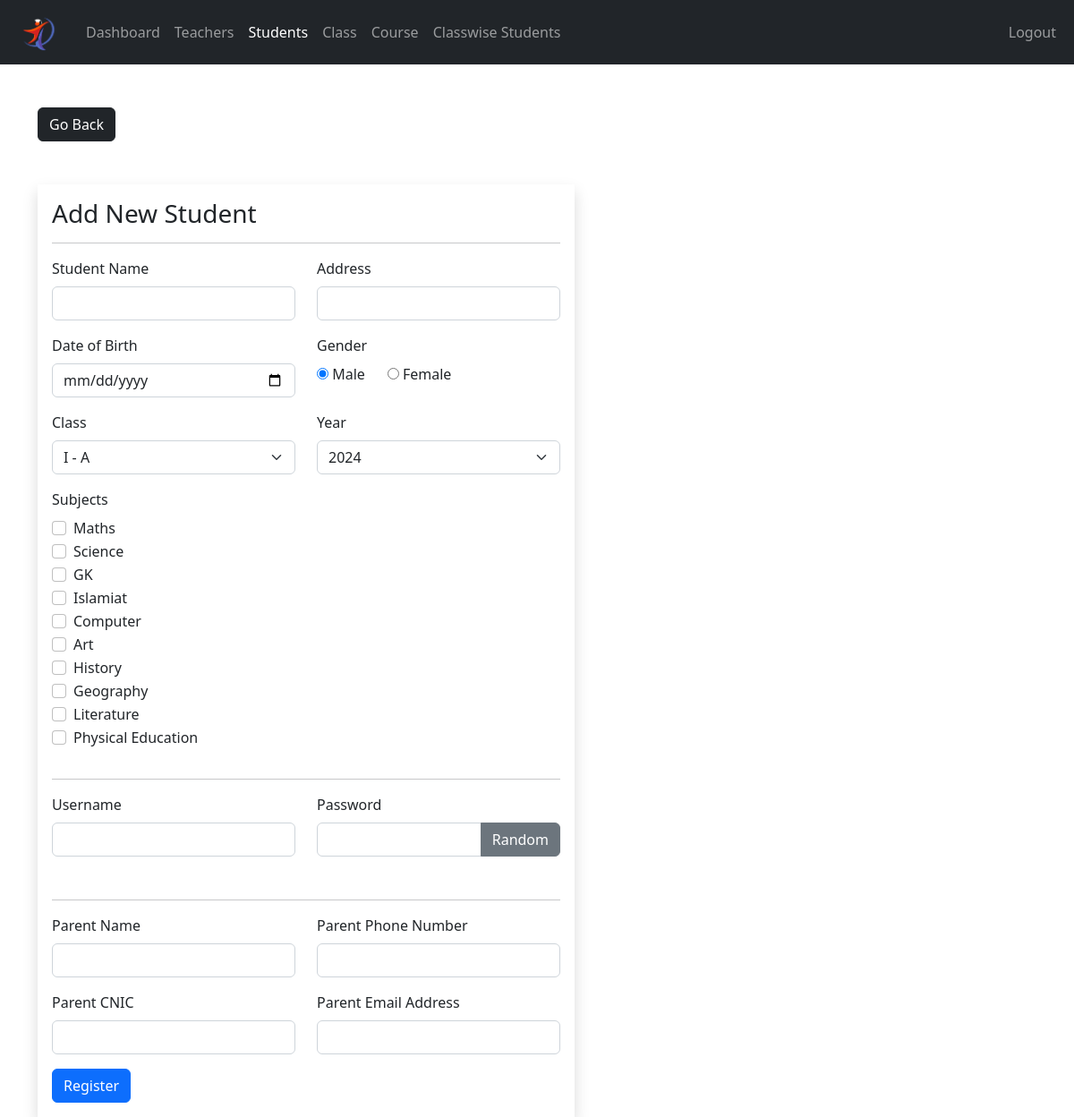
Page /admin/student-add.php (signed in) on the committed database.
### tables this page shows
CREATE TABLE `subject` (
  `idSubject` int(11) NOT NULL AUTO_INCREMENT,
  `name` varchar(45) NOT NULL,
  PRIMARY KEY (`idSubject`)
);

### admin/data/class.php (called while the page is built, shortened)
<?php
function getAllClasses($conn)
{
  $sql = "SELECT * FROM class";
  $stmt = $conn->prepare($sql);
  $stmt->execute();
  if ($stmt->rowCount() >= 1) {
    $classes = $stmt->fetchAll();
    return $classes;
  } else {
    return 0;
  }
}

### admin/data/subject.php (called while the page is built, shortened)
<?php
function getAllSubjects($conn)
{
  $sql = "SELECT * FROM subject";
  $stmt = $conn->prepare($sql);
  $stmt->execute();
  if ($stmt->rowCount() >= 1) {
    $subjects = $stmt->fetchAll();
    return $subjects;
  } else {
    return 0;
  }
}
?>

### admin/student-add.php (the view, shortened to what this page needs)
<?php
if (isset($_SESSION['UserID']) && isset($_SESSION['role'])) {
    if ($_SESSION['role'] == 'Admin') {
        include "../DB_connection.php";
        include "data/class.php";
        include "data/subject.php";
        $classes = getAllClasses($conn);
        $subjects = getAllSubjects($conn);
        ?>
        <!DOCTYPE html>
        <html lang="en">
        <head>
            <link rel="stylesheet" href="https://cdn.jsdelivr.net/npm/bootstrap@5.2.0/dist/css/bootstrap.min.css">
            <link rel="stylesheet" href="../css/style.css">
            <link rel="stylesheet" href="https://cdnjs.cloudflare.com/ajax/libs/font-awesome/4.7.0/css/font-awesome.min.css">
        </head>
        <body>
            <?php include "inc/navbar.php"; ?>
            <div class="container mt-5">
                <a href="student.php" class="btn btn-dark">Go Back</a>
                <form method="post" class="shadow p-3 mt-5 form-w" action="req/student-add.php">
                    <h3>Add New Student</h3>
                    <hr>
                    <div class="row">
                        <div class="col-md-6 mb-3">
                            <label class="form-label">Student Name</label>
                            <input type="text" class="form-control"  name="name">
                        </div>
                        <div class="col-md-6 mb-3">
                            <label class="form-label">Address</label>
                            <input type="text" class="form-control"  name="address">
                        </div>
                    </div>
                    <div class="row">
                        <div class="col-md-6 mb-3">
                            <label class="form-label">Date of Birth</label>
                            <input type="date" class="form-control" name="date_of_birth">
                        </div>
                        <div class="col-md-6 mb-3">
                            <label class="form-label">Gender</label><br>
                            <input type="radio" value="Male" checked name="gender"> Male
                            &nbsp;&nbsp;&nbsp;&nbsp;
                            <input type="radio" value="Female" name="gender"> Female
                        </div>
                        <div class="col-md-6 mb-3">
                            <label class="form-label">Class</label>
                            <select name="Class" class="form-select">
                                <?php foreach ($classes as $class): ?>
                                    <option value="<?= $class['idClass']?>">
                                        <?= $class['name'] ?> - <?= $class['Section'] ?>
                                    </option>
                                <?php endforeach; ?>
                            </select>
                        </div>
                        <div class="col-md-6 mb-3">
                            <label class="form-label">Year</label>
                            <select name="year" class="form-select">
                                <?php for ($year = 2024; $year <= 2030; $year++): ?>
                                    <option value="<?= $year ?>"><?= $year ?></option>
                                <?php endfor; ?>
                            </select>
                        </div>
                        <div class="row">
                            <div class="col-md-12 mb-3">
                                <label class="form-label">Subjects</label>
                                <div id="subjectList">
                                    <?php foreach ($subjects as $subject): ?>
                                        <div class="form-check">
                                            <input type="checkbox" class="form-check-input" name="subjects[]"
                                                value="<?= $subject['idSubject'] ?>">
                                            <label class="form-check-label"><?= $subject['name'] ?></label>
                                        </div>
                                    <?php endforeach; ?>
                                </div>
                            </div>
                        </div>
                    </div>
                    <hr>
                    <div class="row">
                        <div class="col-md-6 mb-3">
                            <label class="form-label">Username</label>
                            <input type="text" class="form-control" name="username">
                        </div>
                        <div class="col-md-6 mb-3">
                            <label class="form-label">Password</label>
                            <div class="input-group mb-3">
                                <input type="text" class="form-control" name="pass" id="passInput">
                                <button class="btn btn-secondary" id="gBtn">Random</button>
                            </div>
                        </div>
                    </div>
                    <hr>
                    <div class="row">
                        <div class="col-md-6 mb-3">
                            <label class="form-label">Parent Name</label>
                            <input type="text" class="form-control" name="parent_name">
                        </div>
                        <div class="col-md-6 mb-3">
                            <label class="form-label">Parent Phone Number</label>
                            <input type="text" class="form-control" name="parent_phone_number">
                        </div>
                    </div>
                    <div class="row">
                        <div class="col-md-6 mb-3">
                            <label class="form-label">Parent CNIC</label>
                            <input type="text" class="form-control" name="parent_cnic">
                        </div>
                        <div class="col-md-6 mb-3">
                            <label class="form-label">Parent Email Address</label>
                            <input type="text" class="form-control" name="email_address">
                        </div>
                    </div>
                    <button type="submit" class="btn btn-primary">Register</button>
                </form>
            </div>
        </body>
        </html>
    <?php
    } else {
        header("Location: ../login.php");
        exit;
    }
} else {
    header("Location: ../login.php");
    exit;
}
?>

### css/style.css (style rules this page uses)
.form-w { max-width: 600px; width: 100%; }

### rows in the picture
subject: name "Maths"
subject: name "Science"
subject: name "GK"
subject: name "Islamiat"
subject: name "Computer"
subject: name "Art"
subject: name "History"
subject: name "Geography"
subject: name "Literature"
subject: name "Physical Education"

### other values in the picture
form field Class "I - A"
form field year "2024"
